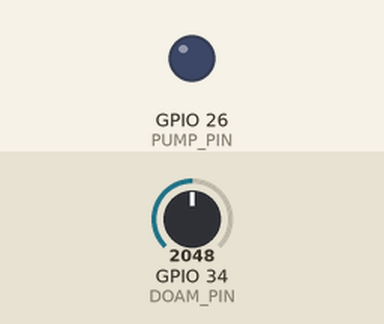
Recording of a program running on a simulated ESP32. Parts: output pins drawn as LEDs (lit = HIGH). The inputs (shaded band) are chosen by the test bench; at power-on: GPIO 34 (DOAM_PIN) = 2048. WiFi joins after 1.5 s; servers stay silent unless stated; uploads are accepted with an empty reply; what the program prints to the serial monitor is not drawn.

Above: at 2.7 s.
2.8 s: GPIO 34 (DOAM_PIN) set to 2219
4.7 s: GPIO 34 (DOAM_PIN) set to 2291
At 5.8 s:
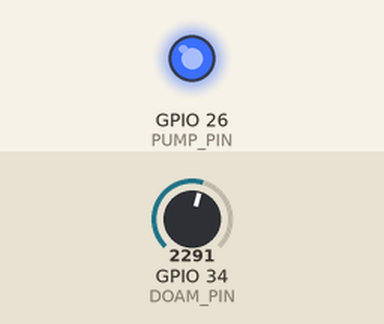
Timing chart, 0 to 7.7 s (numbered marks = the images above; inputs shaded):
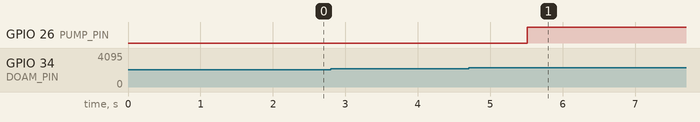

Measured:
- the behaviour switches between 2252 and 2253 on GPIO 34 (DOAM_PIN) (found by bisection; images 0 and 1)
- after the input at 2.8 s, every drawn part: stays the same
- after the input at 4.7 s, GPIO 26 (PUMP_PIN): LOW → HIGH after 0.81 s

The program:

main.cpp
```cpp
#include <Arduino.h>
#include <WiFi.h>
#include <HTTPClient.h>
#include <ArduinoJson.h>

// === CẤU HÌNH WIFI WOKWI ===
const char* SSID = "Wokwi-GUEST";
const char* PASSWORD = "";

// ⚠️ THAY IP MÁY TÍNH CỦA BẠN VÀO ĐÂY
const char *SERVER_IP = "192.168.21.212";
const int SERVER_PORT = 5000;

#define DOAM_PIN 34
#define PUMP_PIN 26

// Calibration Wokwi
const int ADC_KHO = 4095;
const int ADC_UOT = 0;

// Ngưỡng tự động
const float SOIL_LOW = 45.0;
const float SOIL_HIGH = 60.0;

float soilPercent = 0;
bool pumpState = false;
bool autoMode = true;
unsigned long lastUpdate = 0;

void setup() {
  Serial.begin(115200);
  pinMode(PUMP_PIN, OUTPUT);
  pinMode(DOAM_PIN, INPUT);

  Serial.println("🚀 Wokwi Starting...");
  WiFi.begin(SSID, PASSWORD);
  while (WiFi.status() != WL_CONNECTED) {
    delay(500);
    Serial.print(".");
  }
  Serial.println("\n✅ WiFi Connected!");
}

void sendReport() {
  if (WiFi.status() == WL_CONNECTED) {
    HTTPClient http;
    String url = String("http://") + SERVER_IP + ":" + SERVER_PORT + "/api/report";
    http.begin(url);
    http.addHeader("Content-Type", "application/json");

    StaticJsonDocument<200> doc;
    doc["soil"] = soilPercent;
    doc["pump"] = pumpState ? 1 : 0;
    doc["auto"] = autoMode ? 1 : 0;

    String json;
    serializeJson(doc, json);

    http.POST(json);
    http.end();
  }
}

void getConfig() {
  if (WiFi.status() == WL_CONNECTED) {
    HTTPClient http;
    String url = String("http://") + SERVER_IP + ":" + SERVER_PORT + "/api/config";
    http.begin(url);

    int httpCode = http.GET();
    if (httpCode == 200) {
      String payload = http.getString();
      StaticJsonDocument<300> doc;
      deserializeJson(doc, payload);

      // Lấy giá trị từ Server
      int svPump = doc["pump_cmd"]; // 0 hoặc 1
      int svAuto = doc["auto"];     // 0 hoặc 1

      // Cập nhật chế độ
      autoMode = (svAuto == 1);

      // QUAN TRỌNG: Chỉ nghe lệnh Server khi KHÔNG ở chế độ Auto
      if (!autoMode) {
        if (svPump == 1 && !pumpState) {
          pumpState = true;
          digitalWrite(PUMP_PIN, HIGH);
          Serial.println("🎮 Server: BẬT BƠM");
        } else if (svPump == 0 && pumpState) {
          pumpState = false;
          digitalWrite(PUMP_PIN, LOW);
          Serial.println("🎮 Server: TẮT BƠM");
        }
      }
    }
    http.end();
  }
}

void loop() {
  unsigned long now = millis();

  if (now - lastUpdate > 1000) { // Mỗi 1 giây
    int raw = analogRead(DOAM_PIN);
    soilPercent = map(raw, ADC_KHO, ADC_UOT, 0, 100);
    soilPercent = constrain(soilPercent, 0, 100);

    // --- LOGIC TỰ ĐỘNG ---
    if (autoMode) {
      // Nếu đất khô -> Bật
      if (soilPercent < SOIL_LOW && !pumpState) {
        pumpState = true;
        digitalWrite(PUMP_PIN, HIGH);
        Serial.printf("🤖 Auto: BẬT (Đất %.1f%%)\n", soilPercent);
      }
      // Nếu đất ướt -> Tắt
      else if (soilPercent > SOIL_HIGH && pumpState) {
        pumpState = false;
        digitalWrite(PUMP_PIN, LOW);
        Serial.printf("🤖 Auto: TẮT (Đất %.1f%%)\n", soilPercent);
      }
      // Ở giữa khoảng 45-60%: Giữ nguyên trạng thái cũ
    }

    sendReport();
    getConfig();
    lastUpdate = now;
  }
}
```
